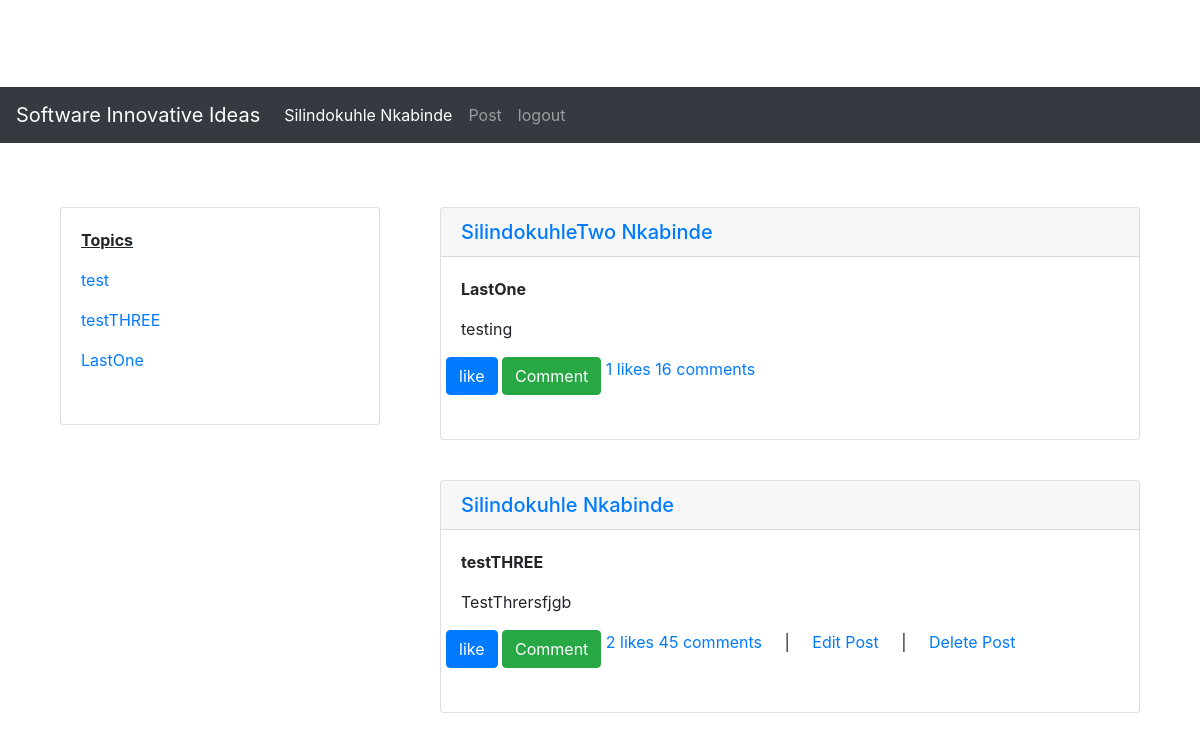
The page /landing/5 on the database its author committed.
### blog/models.py (models this page shows)
class Topics(models.Model):
	topic = models.CharField(max_length=255)
	topic_date = models.DateTimeField(max_length=50)

class Users(models.Model):
	User_roleID = models.ForeignKey(UserRoles, on_delete=models.CASCADE, null=True)
	user_name = models.CharField(max_length=255)
	name = models.CharField(max_length=255, default= '')
	birthdate = models.CharField(max_length=255)
	surname = models.CharField(max_length=255, default= '')
	email = models.CharField(max_length=255, default= '')
	identifier = models.CharField(max_length=255, default= '')
	password = models.CharField(max_length=255)
	cell_number = models.CharField(max_length=80)
	user_date = models.DateTimeField(max_length=50)

class Ideas(models.Model):
	userID = models.ForeignKey(Users, on_delete=models.CASCADE)
	idea = models.TextField(default= '')
	idea_date = models.DateTimeField(max_length=50)

### blog/views.py (the view)
# urls.py: path('landing/<int:id>', views.main_landing, name='main_landing'),
def main_landing(request, id):
  context = {"topics":"", "userid": "", "ideas": []}
  template = loader.get_template('landing.html')
  listtopicsqueryresult = topics_queries.list_topics_query();
  if listtopicsqueryresult["success"] == True:
    context["topics"] = listtopicsqueryresult["result"]
    user = {
    "id": id
    }
    get_user_by_id_queryresult = users_queries.get_user_by_id_query(user)
    ideas_queries_result = ideas_queries.get_ideas_and_topics_query({"userID": get_user_by_id_queryresult["result"]["id"]})
    print(ideas_queries_result["result"])
    print(get_user_by_id_queryresult)
    context["userid"] = get_user_by_id_queryresult["result"]["id"]
    context["ideas"] = ideas_queries_result["result"]
    return HttpResponse(template.render(context, request))
  return HttpResponse(template.render(context, request))

### blog/topics_queries.py (called while the page is built)
def list_topics_query():
	result = {"success": False, "result": {}, "error": []}
	try:
		list_topics_query_result = Topics.objects.values().distinct()
		if list_topics_query_result is None:
			return result
		else:
			result["success"] = True
			result["result"] = list_topics_query_result
			result["error"] = []
			return result
		return result
	except Exception as error:
			result["success"] = False
			result["result"] = {}
			result["error"].append(error)
	return result

### blog/users_queries.py (called while the page is built)
def get_user_by_id_query(user):
	result = {"success": False, "result": {}, "error": []}
	try:
		print(user["id"])
		user_query_result = Users.objects.filter(id=user["id"]).values().first()
		if user_query_result is None:
			return result
		else:
			result["success"] = True
			result["result"] = user_query_result
			result["error"] = None
			return result
		return result
	except Exception as error:
			print("get_user_by_id_query error")
			print(error)
			result["success"] = False
			result["result"] = user
			result["error"].append(error)
	return result

### blog/templates/landing.html (shortened to what this page needs)
﻿<!DOCTYPE html>
{% load static %}
<html lang="en" xmlns="http://www.w3.org/1999/xhtml">
<head>
    <link rel="stylesheet" href="{% static '.\bootstrap\dist\css\bootstrap.css' %}">
    <link rel="stylesheet" href="{% static '.\bootstrap\dist\css\website\landing.css' %}">
</head>
<body>
    <nav class="navbar navbar-expand-lg navbar-dark bg-dark">
        <a class="navbar-brand" href="#">Software Innovative Ideas</a>
        <div class="collapse navbar-collapse" id="navbarSupportedContent">
            <ul class="navbar-nav mr-auto">
                <li class="nav-item active">
                    <a class="nav-link" href="./myprofile.html">Silindokuhle Nkabinde<span class="sr-only">(current)</span></a>
                </li>
                <li class="nav-item">
                    <a class="nav-link" href="/addidea/{{userid}}">Post</a>
                </li>
                <li class="nav-item">
                    <a class="nav-link" href="/logout/">logout</a>
                </li>
            </ul>
        </div>
    </nav>
    <div class="pt-5 container">
        <div class="row">
            <div class="col-md-4">
                <div class="pt-3 pb-4 container">
                    <div class="pb-3 card">
                        <div class="card-body">
                            <p id="topics"><b><u>Topics</u></b></p>
                            {% for x in topics %}
                            <p><a href="{{x.id}}" class="card-text">{{x.topic}}</a></p>
                            {% endfor %}
                        </div>
                    </div>
                </div>
            </div>
            <div class="col-md-8">
                {% for x in ideas %}
                <div class="pt-3 pb-4 container">
                    <div class="pb-2 card">
                        <h5 class="card-header"><a href="{{x.userID}}">{{x.name}} {{x.surname}}</a></h5>
                        <div class="card-body">
                            <p id="topics"><b>{{x.topic}}</b></p>
                            <p class="card-text">{{x.idea}}</p>
                            <div class="row">
                                <form action="/addlike/{{userid}}" method="post">
                                    <button type="submit" class="btn btn-primary">like</button>
                                </form>&nbsp;
                                <form action="/addcomment/{{userid}}" method="post">
                                    <button type="submit" class="btn btn-success">Comment</button>
                                </form>&nbsp;
                                <form id="listlikes" action="/likes/{{userid}}" method="post">
                                    <a href="#" onclick="gotoListLikes({{ x }}, {{userid}})">{{x.likes}} likes</a>&nbsp;
                                </form>
                                <form id="listcomments" action="/addcomment/{{userid}}" method="post">
                                    <a href="#" onclick="gotoListComments({{ x }}, {{userid}})">{{x.comments}} comments</a>
                                </form>
                                {% if x.canEdit == 1 %}
                                &nbsp;&nbsp; &nbsp;&nbsp;| &nbsp;&nbsp;&nbsp;&nbsp;
                                <form id="editidea" action="/editidea/{{userid}}" method="post">
                                    <a href="#" onclick="editPost({{ x }}, '{{x.topic}}', {{userid}})">Edit Post</a>
                                </form>&nbsp;&nbsp; &nbsp;&nbsp;| &nbsp;&nbsp;&nbsp;&nbsp;
                                <form id="deleteidea" action="/deleteidea/{{userid}}" method="post">
                                    <a href="#" onclick="deletePost({{x}}, '{{x.topic}}', '{{x.topicID}}', {{userid}})">Delete Post</a>
                                </form>
                                {% endif %}
                            </div>
                        </div>
                    </div>
                </div>
                {% endfor %}
            </div>
        </div>
    </div>
</body>
</html>

### rows shown on the page
Topics: topic "test"
Topics: topic "testTHREE", topic "testTHREE"
Topics: topic "LastOne", topic "LastOne"
Users: name "SilindokuhleTwo", surname "Nkabinde"
Ideas: idea "testing"
Users: name "Silindokuhle", surname "Nkabinde"
Ideas: idea "TestThrersfjgb"

### other values the page prints
{{ x.likes }} "1" "2"
{{ x.comments }} "16" "45"
